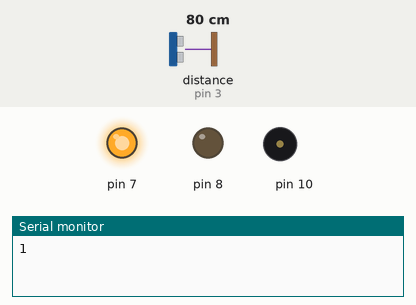
Bench run of a sketch on a simulated Arduino Uno, built with avr-gcc and run on an emulated ATmega328P. On the bench: output pins drawn as LEDs (lit = HIGH), buzzer (waves = sounding), the last lines printed to the serial monitor. Wiring (inferred from the names in the program): ultrasonic range finder: trigger pin 2; echo pin 3. Inputs (shaded band) come from the test bench; at power-on: distance to the obstacle (sensor on pin 3) 80 cm. The echo pulse lasts 58.3 µs per cm; pins used as bus, display or sensor lines are not drawn.

Above: at 1.3 s.
1.4 s: distance to the obstacle (sensor on pin 3) set to 197 cm
3.7 s: distance to the obstacle (sensor on pin 3) set to 205 cm
At 6.3 s:
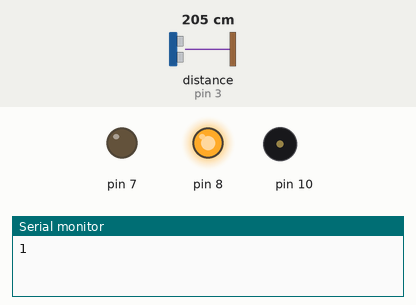
6.6 s: distance to the obstacle (sensor on pin 3) set to 2 cm
At 7.18 s:
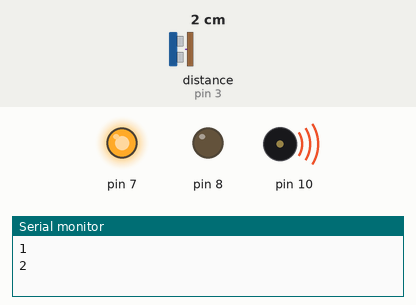
8.7 s: distance to the obstacle (sensor on pin 3) set to 250 cm
At 10.6 s:
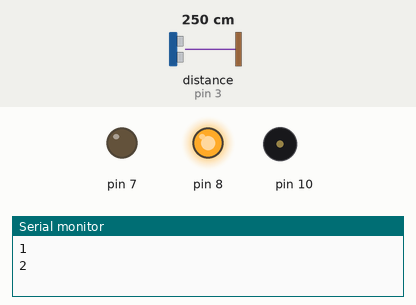
11.6 s: distance to the obstacle (sensor on pin 3) set to 4 cm
At 12.7 s:
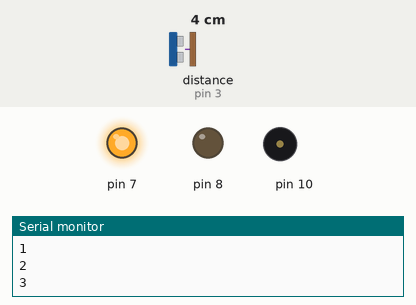
Timing chart, 0 to 14.6 s (numbered marks = the images above; inputs shaded):
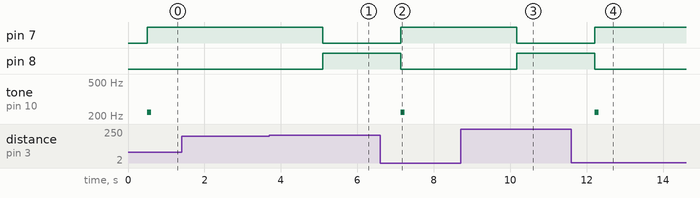

The sketch:

sketch_jun07a.ino
```cpp
/* Constantes pour les broches */
const byte TRIGGER_PIN = 2; // Broche TRIGGER
const byte ECHO_PIN = 3;    // Broche ECHO
int i = 0;

/* Constantes pour le timeout */
const unsigned long MEASURE_TIMEOUT = 25000UL; // 25ms = ~8m à 340m/s

/* Vitesse du son dans l'air en mm/us */
const float SOUND_SPEED = 340.0 / 1000;

void setup() {

  /* Initialise le port série */
  Serial.begin(9600);
    pinMode(7, OUTPUT);
  pinMode(8, OUTPUT);
  /* Initialise les broches */
  pinMode(TRIGGER_PIN, OUTPUT);
  digitalWrite(TRIGGER_PIN, LOW); // La broche TRIGGER doit être à LOW au repos
  pinMode(ECHO_PIN, INPUT);
  pinMode(10, OUTPUT);
}

float distance()
{
/* 1. Lance une mesure de distance en envoyant une impulsion HIGH de 10µs sur la broche TRIGGER */
  digitalWrite(TRIGGER_PIN, HIGH);
  delayMicroseconds(10);
  digitalWrite(TRIGGER_PIN, LOW);

  /* 2. Mesure le temps entre l'envoi de l'impulsion ultrasonique et son écho (si il existe) */
  long measure = pulseIn(ECHO_PIN, HIGH, MEASURE_TIMEOUT);

  /* 3. Calcul la distance à partir du temps mesuré */
  float distance_mm = measure / 2.0 * SOUND_SPEED;

  /* Affiche les résultats en mm, cm et m */
  /*Serial.print(F("Distance: "));
  Serial.print(distance_mm);
  Serial.print(F("mm ("));
  Serial.print(distance_mm / 10.0, 2);
  Serial.print(F("cm, "));
  Serial.print(distance_mm / 1000.0, 2);
  Serial.println(F("m)"));*/
  delay(500);
 return (distance_mm);
}

void print_it()
{

  int distance_mm = distance();
  if ((distance_mm / 2000.0) < 1) {
    digitalWrite(7, HIGH);
    digitalWrite(8, LOW);
    tone(10, 220, 100);
   i++;
    Serial.print(i);
    Serial.print("\n");
    for(; (distance() / 2000) < 1;);
    //distance_mm = distance();
    //delayMicroseconds(10);
   //
  } else{
    digitalWrite(7, LOW);
    digitalWrite(8, HIGH);
  }
}

void loop() {

  //while (1)
  print_it();
  /* Délai d'attente pour éviter d'afficher trop de résultats à la seconde */


}
```

Measured:
- the behaviour switches between 202 and 203 cm on distance to the obstacle (sensor on pin 3) (found by bisection; images 0 and 1)
- after the input at 1.4 s, every drawn part: stays the same
- after the input at 3.7 s, pin 7: HIGH → LOW after 1.4 s; pin 8: LOW → HIGH after 1.4 s
- after the input at 6.6 s, pin 7: LOW → HIGH after 0.54 s; pin 8: HIGH → LOW after 0.54 s; tone on pin 10: silent → 220 Hz after 0.54 s, → silent 0.10 s later
- after the input at 8.7 s, pin 7: HIGH → LOW after 1.5 s; pin 8: LOW → HIGH after 1.5 s
- after the input at 11.6 s, pin 7: LOW → HIGH after 0.62 s; pin 8: HIGH → LOW after 0.62 s; tone on pin 10: silent → 220 Hz after 0.62 s, → silent 0.10 s later
